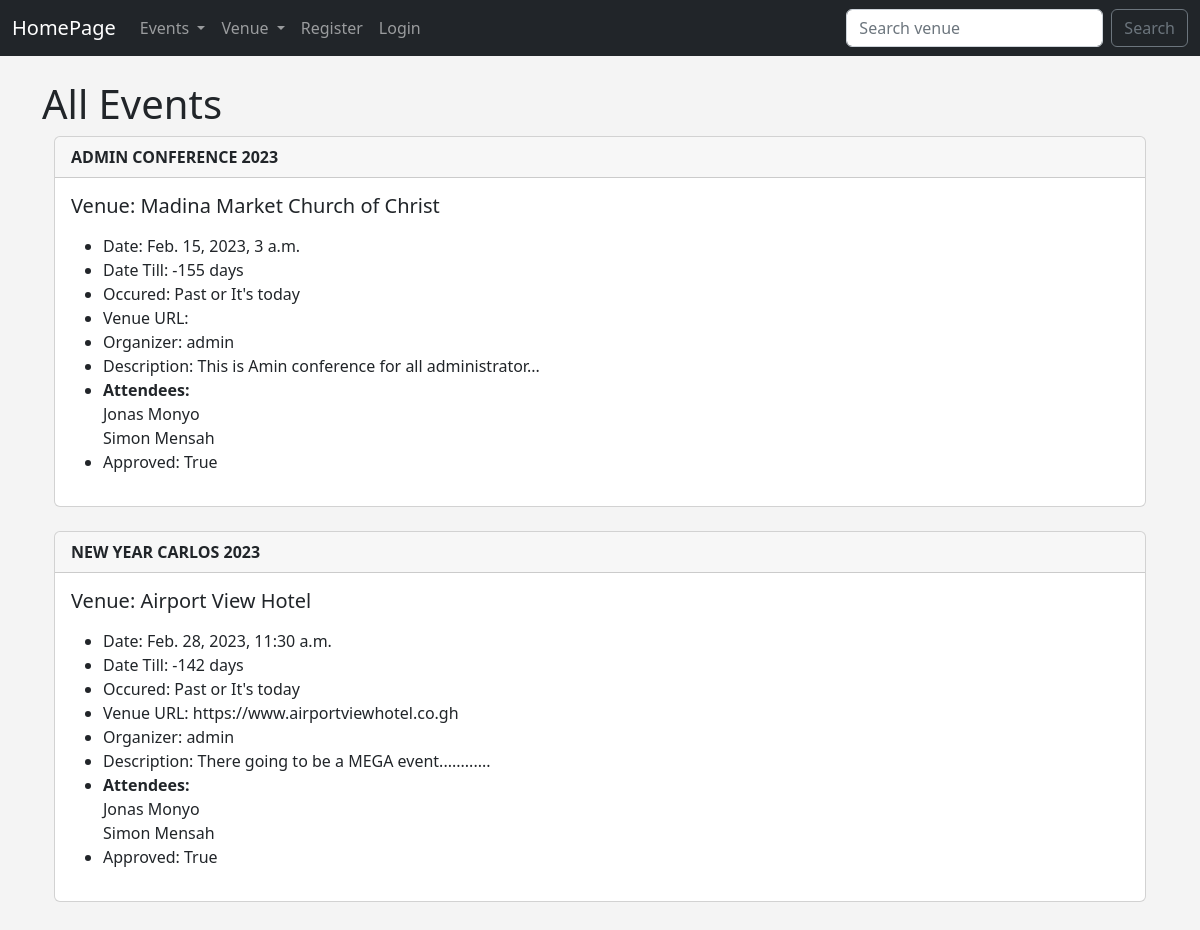
Screenshot of /events/ with the database file from the repository.
### events/models.py (models this page shows)
class Event(models.Model):
    event_name = models.CharField('Event Name', max_length=120)
    event_date = models.DateTimeField('Event Date')
    event_venue = models.ForeignKey(
        Venue, blank=True, null=True, on_delete=models.CASCADE)
    event_organizer = models.ForeignKey(
        User, blank=True, null=True, on_delete=models.SET_NULL)
    event_description = models.TextField(blank=True)
    attendees = models.ManyToManyField(MyClubUser, blank=True)
    approveEvent = models.BooleanField("Approved Event", default=False)
    def __str__(self):
        return self.event_name  # Columns you see in admin db when you open the table
    @property
    def Days_till(self):
        today = date.today()
        daysTill = self.event_date.date() - today
        daysTillStripped = str(daysTill).split(",", 1)[0]
        return daysTillStripped
    @property
    def Is_Past(self):
        today = date.today()
        if self.event_date.date() <= today:
            event = "Past or It's today"
        else:
            event = "Future"
        return event

class Venue(models.Model):
    venue_name = models.CharField('Venue Name', max_length=120)
    veune_address = models.CharField(max_length=300)
    veune_zip_code = models.CharField('Zip Code', max_length=15)
    veune_phone = models.CharField(
        'Contact Phone', max_length=10, blank=True)
    veune_web = models.URLField('Website Address', blank=True)
    veune_email_address = models.EmailField('Email Address', blank=True)
    owner = models.IntegerField("Venue Owner", blank=False, default=1)
    venue_image = models.ImageField(null=True, blank=True, upload_to="images/")
    def __str__(self):
        return self.venue_name

class MyClubUser(models.Model):
    first_name = models.CharField(max_length=30)
    last_name = models.CharField(max_length=30)
    user_email = models.EmailField('User Email')
    def __str__(self):
        return self.first_name + ' ' + self.last_name

### events/views.py (the view)
# urls.py: path('events/', views.all_events, name='list-events'),
def all_events(request):
    events_list = Event.objects.all().order_by('event_date')
    return render(request, 'event/event_lists.html', {
        'eventsList': events_list
    })

### events/templates/event/event_lists.html (shortened to what this page needs)
{% extends 'base.html' %}
{% block content %}
    <h1>All Events</h1>
    {% for event in eventsList %}
        {% if event.approveEvent %}
            <div class="container">
                <div class="card">
                    <div class="card-header">
                        <strong class="text-uppercase">{{ event }}</strong>
                    </div>
                    <div class="card-body">
                        <h5 class="card-title">Venue: {{ event.event_venue }} </h5>
                        <p class="card-text">
                            <ul>
                                <li>Date: {{ event.event_date }} </li>
                                <li>Date Till: {{ event.Days_till }}</li>
                                <li>Occured: {{ event.Is_Past }}</li>
                                <li>Venue URL: {{ event.event_venue.veune_web }} </li>
                                <li>Organizer: {{ event.event_organizer }} </li>
                                <li>Description: {{ event.event_description }} </li>
                                <li><b>Attendees:</b> <br>
                                    {% for USER in event.attendees.all  %}
                                        {{ USER }} <br>
                                    {% endfor %}
                                </li>
                                <li>Approved: {{ event.approveEvent }} </li>
                            </ul>
                        </p>
                    </div>
                </div>
            </div>
        {% endif %}
        <br>
    {% endfor %}
{% endblock %}

### events/templates/base.html (shortened to what this page needs)
<!doctype html>
<html lang="en">
  <head>
    <link href="https://cdn.jsdelivr.net/npm/bootstrap@5.2.0/dist/css/bootstrap.min.css" rel="stylesheet">
  </head>
  <body>
    {% include 'navbar.html' %}
    <br>
      <div class="container">
        {% block content%}{% endblock %}
      </div>
    <br>
  </body>
</html>

### events/templates/navbar.html (shortened to what this page needs)
<nav class="navbar navbar-expand-lg navbar-dark bg-dark">
    <div class="container-fluid">
        <a class="navbar-brand" href="{% url 'events:index' %}">HomePage</a>
        <div class="collapse navbar-collapse" id="navbarSupportedContent">
            <ul class="navbar-nav me-auto mb-2 mb-lg-0">
                <li class="nav-item dropdown">
                    <a class="nav-link dropdown-toggle" href="#" id="navbarDropdown" role="button" data-bs-toggle="dropdown" aria-expanded="false">
                        Events
                    </a>
                </li>
                <li class="nav-item dropdown">
                    <a class="nav-link dropdown-toggle" href="#" id="navbarDropdown" role="button" data-bs-toggle="dropdown" aria-expanded="false">
                        Venue
                    </a>
                </li>
                {% if user.is_authenticated %}
                    {% if user.is_superuser%}
                        <li class="nav-item">
                            <a class="nav-link" href="{% url 'events:admin-dashboard' %}">Admin</a>
                        </li>
                    {% endif %}
                    <li class="nav-item">
                        <a class="nav-link" href="{% url 'members:logout-Page' %}">Logout</a>
                    </li>
                {% else %}
                    <li class="nav-item">
                        <a class="nav-link" href="{% url 'members:register-user' %}">Register</a>
                    </li>
                    <li class="nav-item">
                        <a class="nav-link" href="{% url 'members:login-Page' %}">Login</a>
                    </li>
                {% endif %}
            </ul>
            <form class="d-flex" method="POST" action="{% url 'events:search-venue' %}">
                <input class="form-control me-2" type="search" placeholder="Search venue" aria-label="Search" name="searched">
                <button class="btn btn-outline-secondary" type="submit">Search</button>
            </form>
        </div>
    </div>
</nav>

### events/templates/base.html (style rules this page uses)
body { background: #f4f4f4; }

### rows the page displays
Event: event_name "ADMIN CONFERENCE 2023", event_venue "Madina Market Church of Christ", event_date "Feb. 15, 2023, 3 a.m.", Days_till "-155 days", Is_Past "Past or It's today", event_organizer "admin", event_description "This is Amin conference for all administrator...", approveEvent "True"
MyClubUser: first_name+last_name "Jonas Monyo"
MyClubUser: first_name+last_name "Simon Mensah"
Event: event_name "NEW YEAR CARLOS 2023", event_venue "Airport View Hotel", event_date "Feb. 28, 2023, 11:30 a.m.", Days_till "-142 days", Is_Past "Past or It's today", event_venue.veune_web "https://www.airportviewhotel.co.gh", event_organizer "admin", event_description "There going to be a MEGA event............", approveEvent "True"
